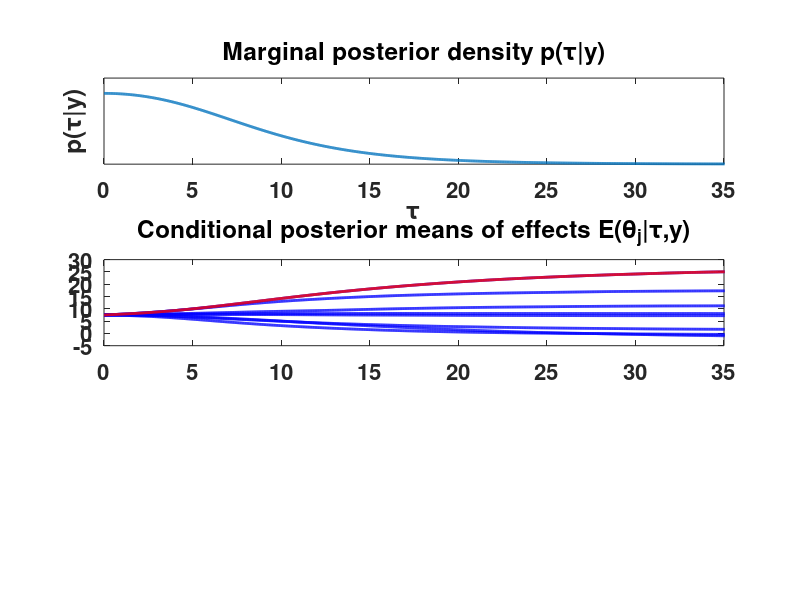

This chart was generated by the following MATLAB code: (Note: this script raises an error after producing the figure.)
% Bayesian data analysis
% Aki Vehtari <Aki.Vehtari@aalto.fi>

% Hierarchical model for SAT-example data (BDA3, p. 102)

% SAT-example data (BDA3 p. 120)
% y is the estimated treatment effect
% s is the standard error of effect estimate
y=[28  8  -3  7  -1  1  18  12];
s=[15  10  16  11  9  11  10  18];

clf
% Default settings for figure
set(gcf,'DefaultAxesFontSize',16,'DefaultAxesFontWeight','bold')
set(gcf,'DefaultLineLineWidth',2)
set(gcf,'Position',[200 60 820 640]);
box on

% the number of observations
M=length(y);

% Plot data, use normpdf to plot both the y_j and sigma_j
clf
x=linspace(-60,80,1000);
box on
for i=1:M
  px=normpdf(x,y(i),s(i));
  line(x,px)
end
set(gca,'Ytick',[])
title('Data')
xlabel('Treatment effect')
line([0 0],ylim,'LineStyle',':','Color','k','LineWidth',.5)

% Plot separate, pooled, and hierarchical model
pause
clf
subplot(3,1,1)
x=linspace(-40,60,1000);
box on
for i=1:M
  px=normpdf(x,y(i),s(i));
  h1=line(x,px);
end
i=1;
px=normpdf(x,y(i),s(i));
h2=line(x,px,'color','r');
set(gca,'Ytick',[])
xlim([-40 60])
title('Separate model')
hl=legend([h2 h1],'School A','Other schools');
set(hl,'FontSize',14)


subplot(3,1,2)
box on
px=normpdf(x,sum(y./s.^2)/sum(1./s.^2),sqrt(1./sum(1./s.^2)));
line(x,px)
h2=line(x,px,'color','r');
set(gca,'Ytick',[])
title('Pooled model')
xlim([-40 60])
hl=legend(h2,'All schools');
set(hl,'FontSize',14)

subplot(3,1,3)
x=linspace(-40,60,500);
box on
% Load the pre-computed results for the hierarchical model
% Replace this with your own code in the related exercise
load demo5_2
%>> whos -file demo5_2
%  Name      Size                    Bytes  Class
%  pxm       8x500                   32000  double array
%  t         1x1000                   8000  double array
%  tm        8x1000                  64000  double array
%  tp        1x1000                   8000  double array
%  tsd       8x1000                  64000  double array
for i=1:M
  h1=line(x,pxm(i,:));
end
h2=line(x,pxm(1,:),'Color','r');
set(gca,'Ytick',[])
title('Hierarchical model')
hl=legend([h2 h1],'School A','Other schools');
set(hl,'FontSize',14)

% Plot various marginal and conditional posterior summaries
pause
clf
subplot(3,1,1)
plot(t,tp)
set(gca,'Ytick',[])
title('Marginal posterior density p(\tau|y)')
xlim([0 35])
xlabel('\tau')
ylabel('p(\tau|y)')

subplot(3,1,2)
h1=plot(t,tm,'b',t,tm(1,:),'r');
xlim([0 35])
title('Conditional posterior means of effects E(\theta_j|\tau,y)')
hl=legend([h1(end) h1(1)],'School A','Other schools',2);
set(hl,'FontSize',14)
xlabel('\tau')
ylabel('E(\theta_j|\tau,y)')

subplot(3,1,3)
h1=plot(t,tsd,'b',t,tsd(1,:),'r');
xlim([0 35])
title('Conditional posterior standard deviations of effects sd(\theta_j|\tau,y)')
hl=legend([h1(end) h1(1)],'School A','Other schools',2);
set(hl,'FontSize',14)
xlabel('\tau')
ylabel('std(\theta_j|\tau,y)')
